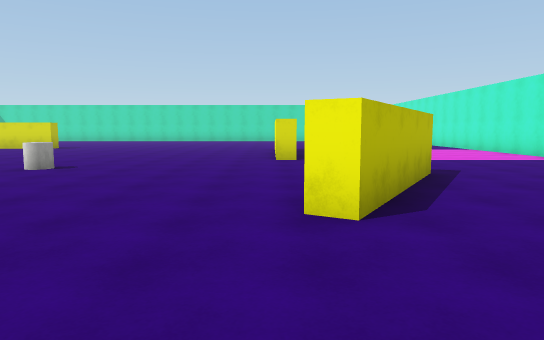
View 1 (above)

17 first-person views from a walk through a 3-D level made in the Unity game engine. The camera is 1.5 m above the floor, tilts 6° down and sees 70° across. The floor is counted in squares, 2 m on a side. Each view is taken from the middle of a square. On the plan, view 1 faces up. The plan holds only what a view shows up to about 12 squares ahead; the rest is blank. The player is left out. Surface patterns are stand-ins for the level's own textures.

View 2
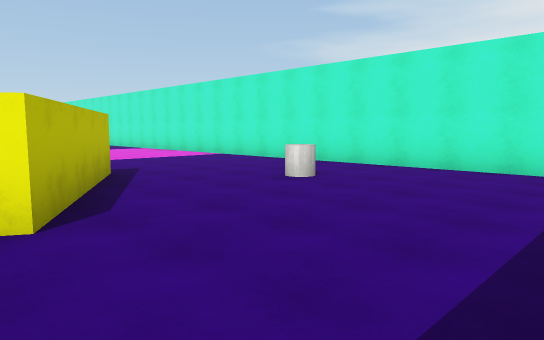

View 3
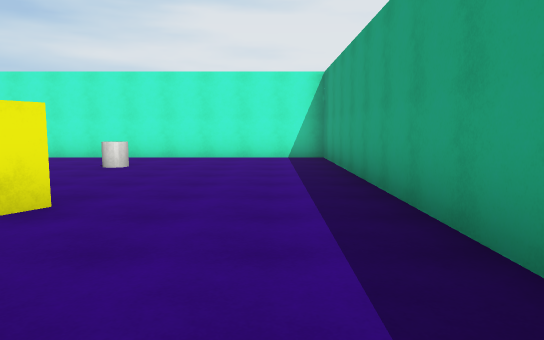

View 4
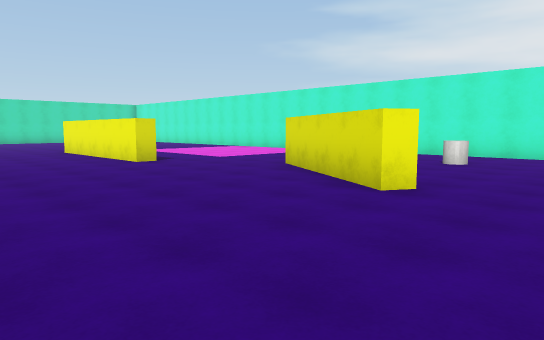

View 5
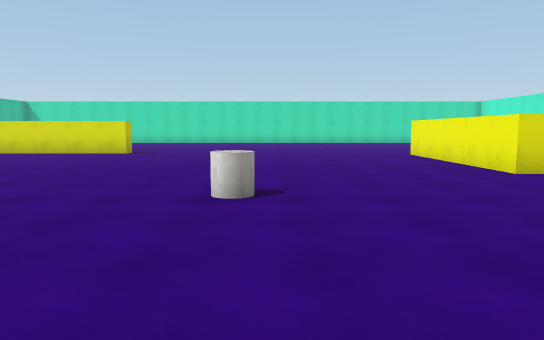

View 6
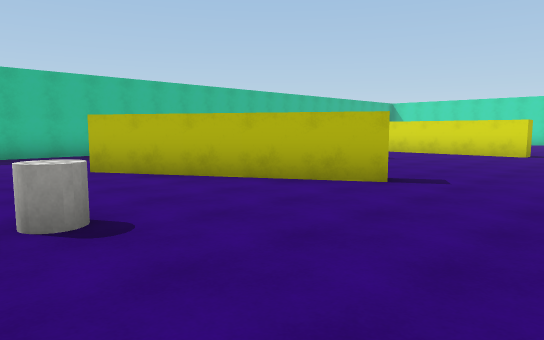

View 7
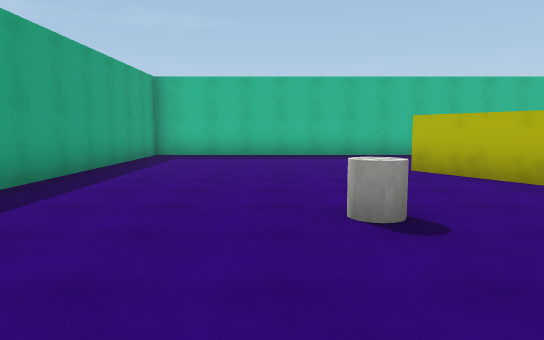

View 8
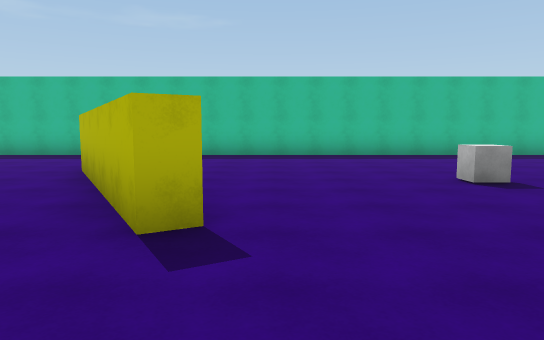

View 9
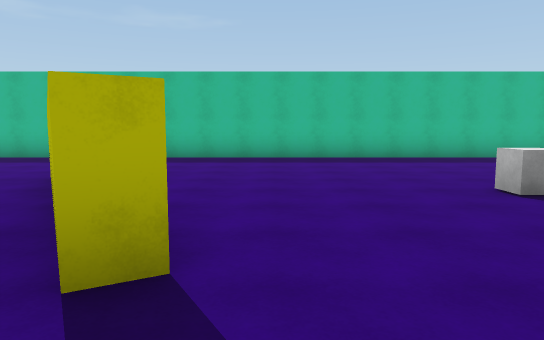

View 10
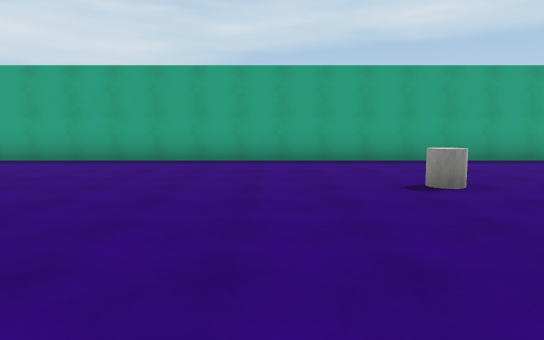

View 11
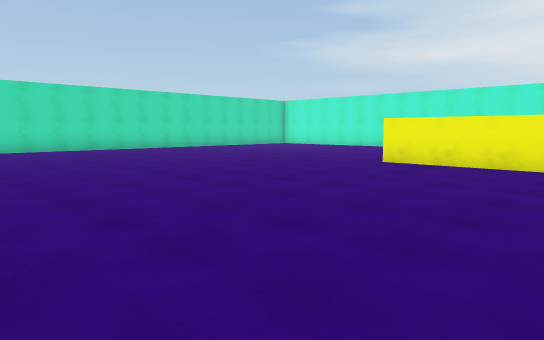

View 12
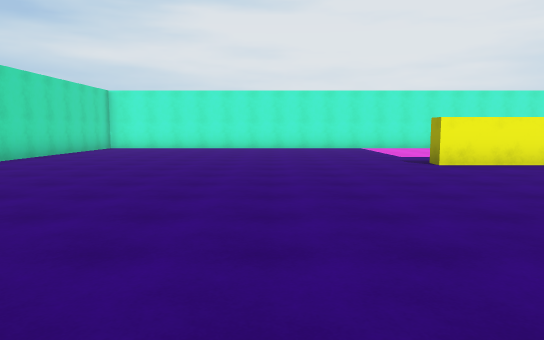

View 13
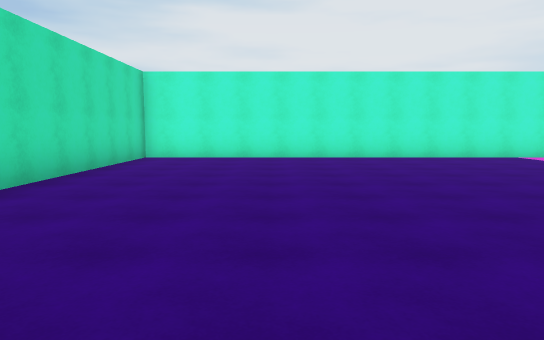

View 14
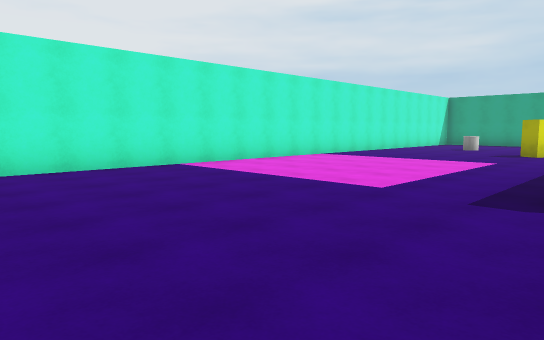

View 15
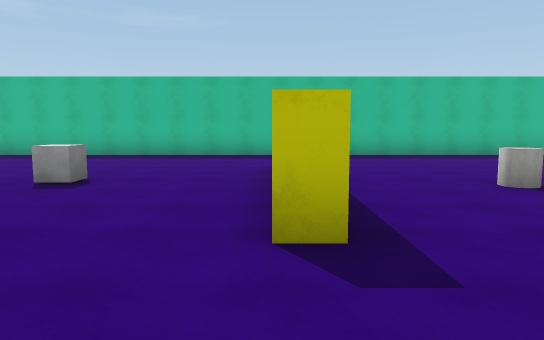

View 16
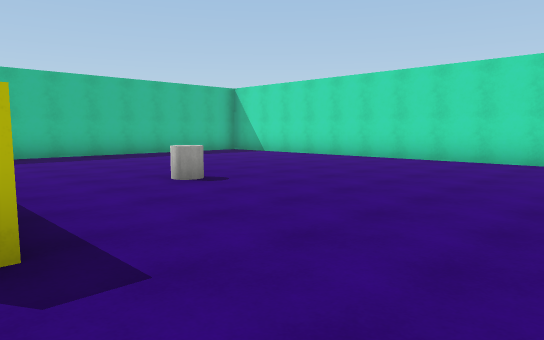

View 17
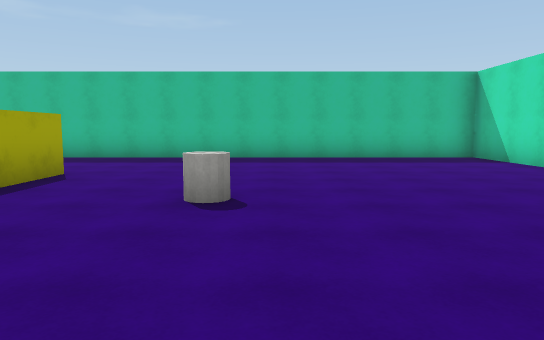

### Floor plan
Points are (right, up) in squares from view 1. A wall is a line through its corners. A room is listed if a view was taken in it or the views show most of it. See-through windows are left out.
Room 1 (views 1, 2, 3, 4, 5, 6, 7, 8, 9, 10, 11, 12, 13, 14, 15, 16, 17)
walls: (-8.5, 15.6) (-8.5, 15) (-12.5, 15); (-9, 8.5) (-8.7, 8) (-13.1, 5.5); (0.6, 9.5) (0.1, 9.5) (0.1, 14.5) (0.6, 14.5); (2.3, 6.8) (2.7, 6.6) (0.7, 3.1) (0.3, 3.4) (2.3, 6.8); (-13.5, 15.5) (-11.9, 15.5); (-7.6, 24.4) (-17.4, 24.4) (-17.4, -0.4) (7.4, -0.4) (7.4, 24.4) (1, 24.4)
objects: cube (-11, 12); cylinder (-11, 18); cylinder (-9, 4); cylinder (-4, 7); cylinder (5, 4)

Where each view was taken, in squares from view 1:
view 1: 0 up, 0 right, facing up
view 2: 0 up, 0 right, facing up-right
view 3: 1 up, 3 left, facing right
view 4: 1 up, 4 left, facing up-right
view 5: 3 up, 4 left, facing up
view 6: 3 up, 6 left, facing up-left
view 7: 3 up, 6 left, facing left
view 8: 9 up, 6 left, facing left
view 9: 9 up, 7 left, facing left
view 10: 9 up, 7 left, facing down
view 11: 10 up, 8 left, facing up-right
view 12: 18 up, 8 left, facing right
view 13: 21 up, 3 left, facing right
view 14: 19 up, 0 right, facing down-right
view 15: 15 up, 6 left, facing left
view 16: 15 up, 6 left, facing up-left
view 17: 19 up, 7 left, facing left
